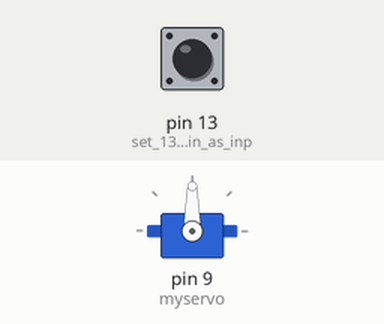
A sketch run on a simulated Arduino Uno, built with avr-gcc and run on an emulated ATmega328P. Shown: servo. Inputs (shaded band) come from the test bench; at power-on: pin 13 (set_13_digital_pin_as_inp) LOW.

Above: at 1.2 s.
1.3 s: pin 13 (set_13_digital_pin_as_inp) pulled HIGH for 0.15 s
At 1.75 s:
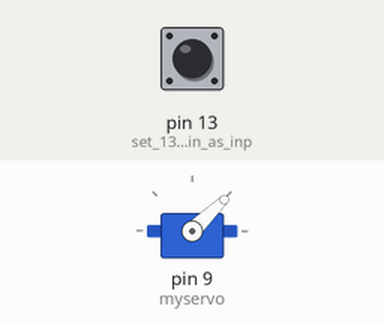
4.3 s: pin 13 (set_13_digital_pin_as_inp) pulled HIGH for 3.2 s
At 6.9 s:
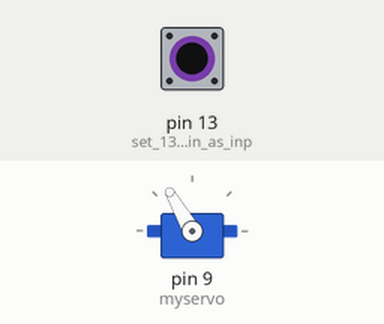
9.6 s: pin 13 (set_13_digital_pin_as_inp) pulled HIGH for 1 s
At 13.4 s:
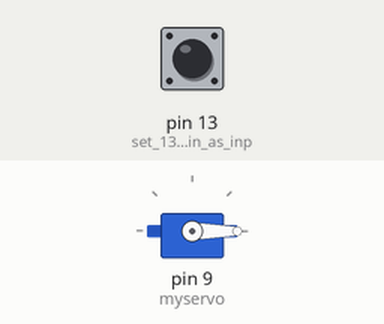
Timing chart, 0 to 14.9 s (numbered marks = the images above; inputs shaded):
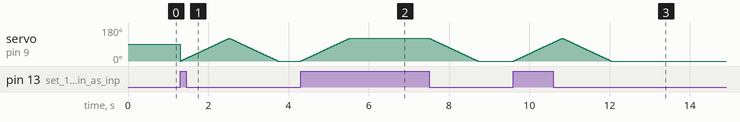

Measured:
- after the input at 4.3 s, servo on pin 9 (myservo): rises from 0° to 120° in 1.2 s, then falls to 0° in 3.2 s
- after the input at 9.6 s, servo on pin 9 (myservo): rises from 0° to 120° in 1.2 s, then falls to 0° in 1.2 s

The sketch:

sketch_feb04a.ino
```cpp
#include <Servo.h>//including servo library for controlling servo
Servo myservo;  //creating servo object for controlling servo input
void setup() {
  myservo.attach(9);  //attaching given 9 pin to servo object for controlling
  pinMode(13,INPUT);//set 13 digital pin as input of sensor
}
//fxn for activating motor to perform specific task
void motor() {
  //using for loop for opening gate
  for (int pos = 0; pos <= 120; pos += 1) {
    myservo.write(pos);
    delay(10);
  }
  //checking if object is there or not ?
  for(;digitalRead(13)==1;) {}
  //using for loop for closing gate
  for (int pos = 120; pos >= 0; pos -= 1) {
    myservo.write(pos);
    delay(10);
  }
}

void loop()
{
  if (digitalRead(13)==1) //reading input from infrared sensor
  {
    motor();//calling motor fxn
  }
  delay (10);
}
```
